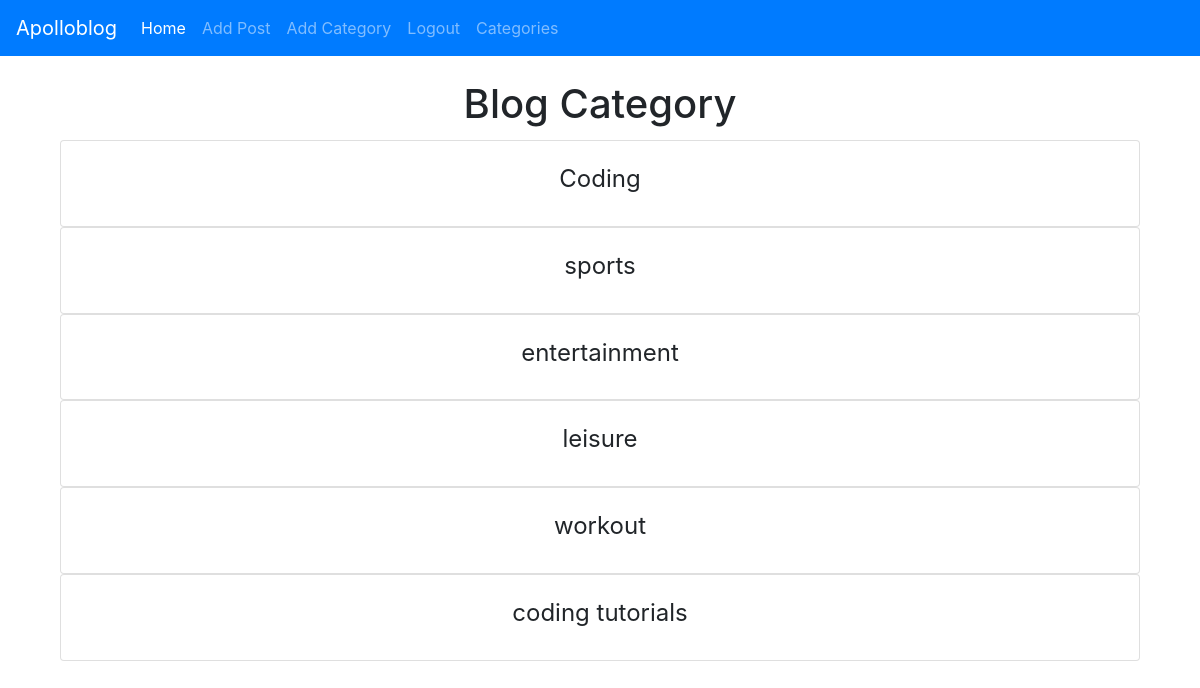
Before: /category-list (signed in) with the older database file.
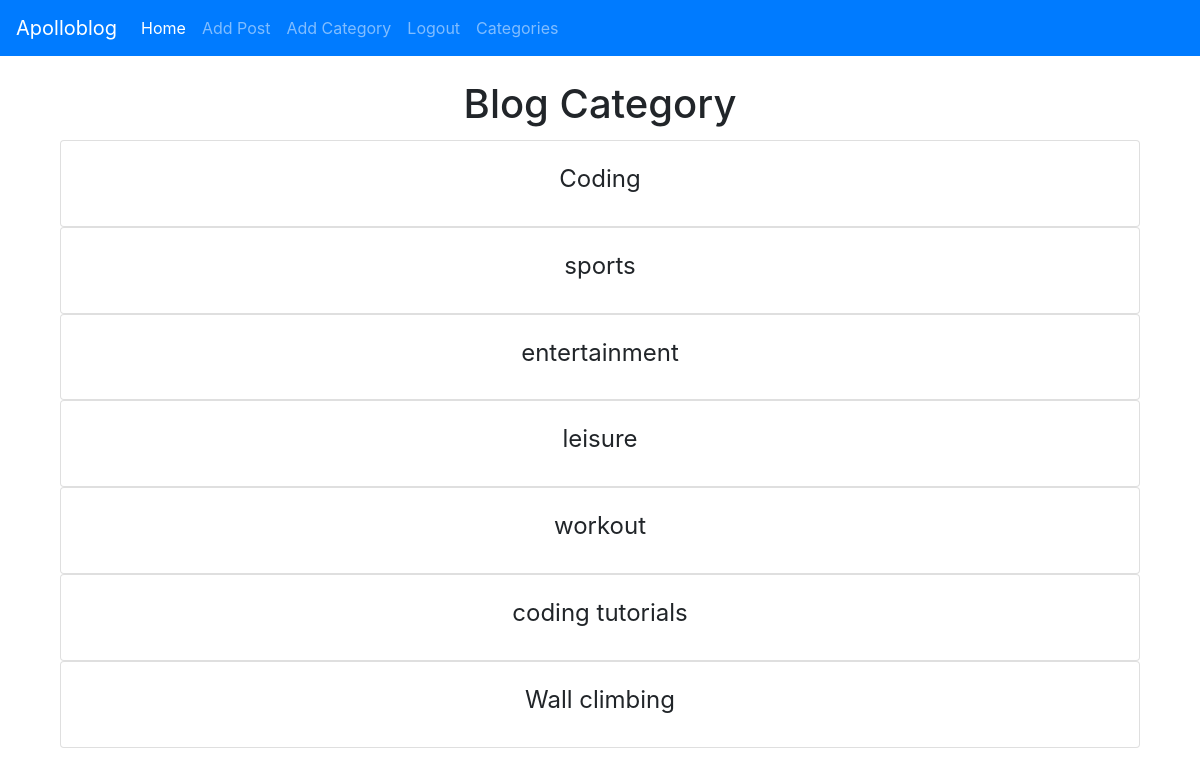
After: the same page with the newer database file.
### blogroot/models.py (models this page shows, shortened)
class Category(models.Model):
	name = models.CharField(max_length=255)
	def __str__(self):
		return self.name

### blogroot/views.py (the view)
# urls.py: path('category-list',CategoryListView, name='category-list'),
def CategoryListView(request):
	cat_menu_list = Category.objects.all()
	return render(request, 'category_list.html', {'cat_menu_list':cat_menu_list})

### blogroot/templates/category_list.html
{% extends 'base.html' %}
{% block content %}
{% if user.is_authenticated %}
<h1 class="card-title" align = center> {% block title %} Blog Category {% endblock %} </h1>
{% for item in cat_menu_list %}
<div class="container-fluid">
<div class="card">
<div class="card-body">
	<h4 align = center><a class="dropdown-item" href="{% url 'category' item|slugify %}">{{ item }}</a></h4>
</div>
</div>
</div>
{% endfor %}
{% else %}
You are not allowed here! (and you know it...)<br />
	<a href="{% url 'home' %}" class="btn btn-primary"> Back to Home </a>
{% endif %}
{% endblock %}

Changed rows visible on the page:
added Category: name "Wall climbing"
